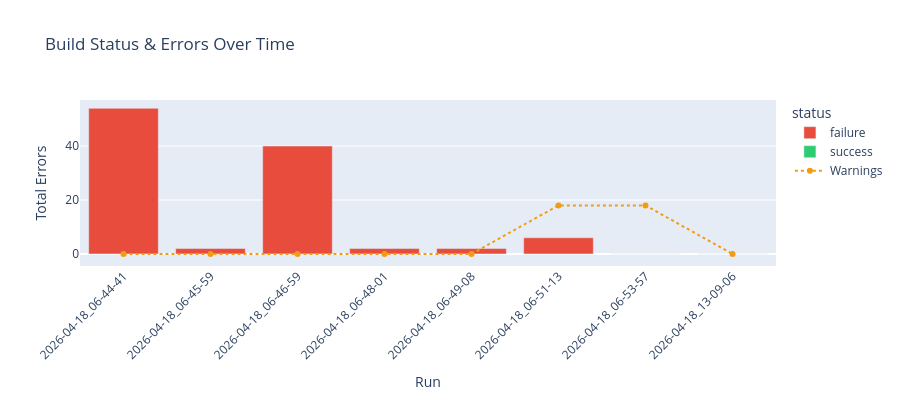

Notebook code for this chart:
### Markdown cell above
## Build Results Over Time

### Code cell
if not df_build.empty:
    # Build status bar chart
    color_map = {"success": "#2ecc71", "failure": "#e74c3c"}
    fig = px.bar(
        df_build, x="timestamp", y="totalErrors",
        color="status", color_discrete_map=color_map,
        title="Build Status & Errors Over Time",
        labels={"totalErrors": "Total Errors", "timestamp": "Run"},
    )
    fig.add_scatter(
        x=df_build["timestamp"], y=df_build["totalWarnings"],
        name="Warnings", mode="lines+markers",
        line=dict(color="#f39c12", dash="dot"),
    )
    fig.update_layout(xaxis_tickangle=-45, height=400)
    fig.show()
else:
    print("No build results found.")

### Figure 1 — Plotly figure (JSON) as saved in the notebook; plotly's stock layout.template omitted (floating-point values rounded to 4 significant figures)
{"data": [{"hovertemplate": "status=failure<br>Run=%{x}<br>Total Errors=%{y}<extra></extra>", "legendgroup": "failure", "marker": {"color": "#e74c3c", "pattern": {"shape": ""}}, "name": "failure", "orientation": "v", "showlegend": true, "textposition": "auto", "type": "bar", "x": ["2026-04-18_06-44-41", "2026-04-18_06-45-59", "2026-04-18_06-46-59", "2026-04-18_06-48-01", "2026-04-18_06-49-08", "2026-04-18_06-51-13"], "xaxis": "x", "y": [54, 2, 40, 2, 2, 6], "yaxis": "y"}, {"hovertemplate": "status=success<br>Run=%{x}<br>Total Errors=%{y}<extra></extra>", "legendgroup": "success", "marker": {"color": "#2ecc71", "pattern": {"shape": ""}}, "name": "success", "orientation": "v", "showlegend": true, "textposition": "auto", "type": "bar", "x": ["2026-04-18_06-53-57", "2026-04-18_13-09-06"], "xaxis": "x", "y": [0, 0], "yaxis": "y"}, {"line": {"color": "#f39c12", "dash": "dot"}, "mode": "lines+markers", "name": "Warnings", "type": "scatter", "x": ["2026-04-18_06-44-41", "2026-04-18_06-45-59", "2026-04-18_06-46-59", "2026-04-18_06-48-01", "2026-04-18_06-49-08", "2026-04-18_06-51-13", "2026-04-18_06-53-57", "2026-04-18_13-09-06"], "y": [0, 0, 0, 0, 0, 18, 18, 0]}], "layout": {"barmode": "relative", "height": 400, "legend": {"title": {"text": "status"}, "tracegroupgap": 0}, "title": {"text": "Build Status & Errors Over Time"}, "xaxis": {"anchor": "y", "domain": [0, 1], "tickangle": -45, "title": {"text": "Run"}}, "yaxis": {"anchor": "x", "domain": [0, 1], "title": {"text": "Total Errors"}}}}
